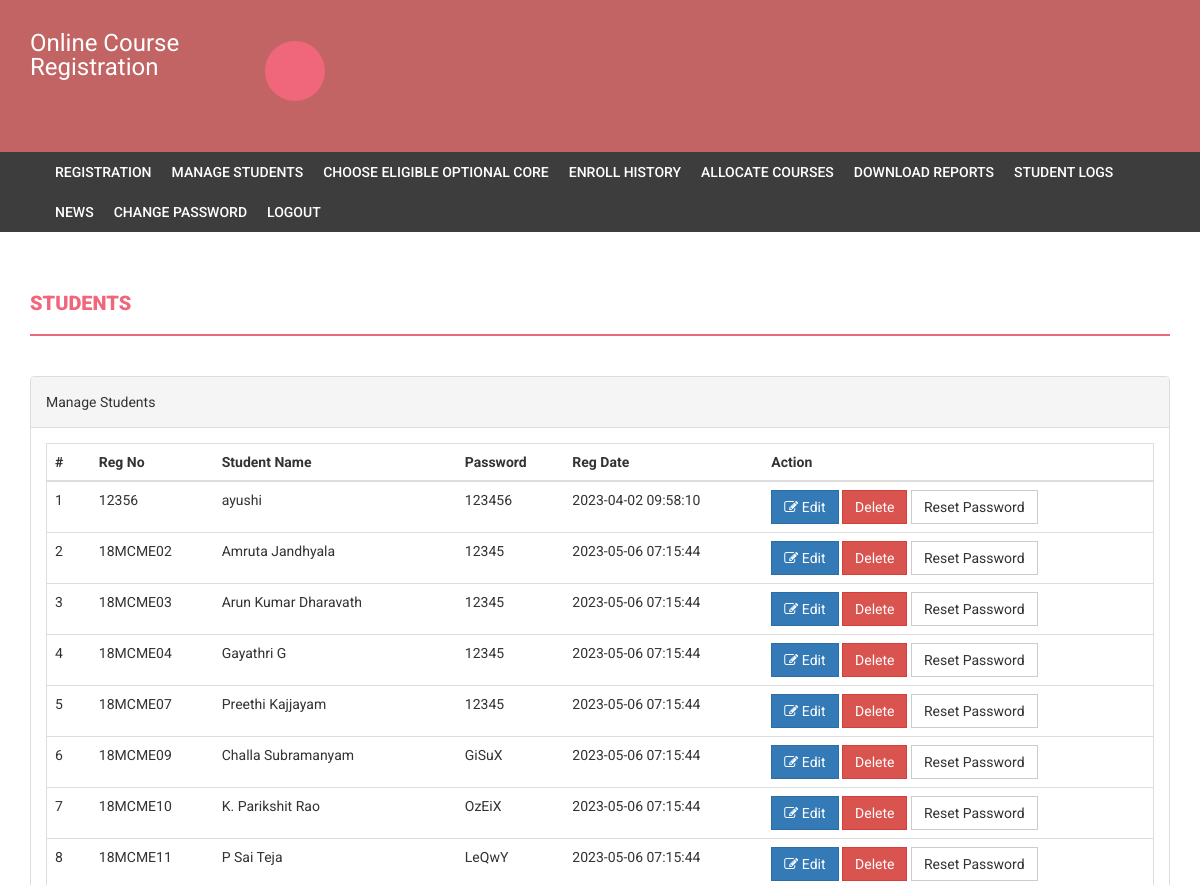
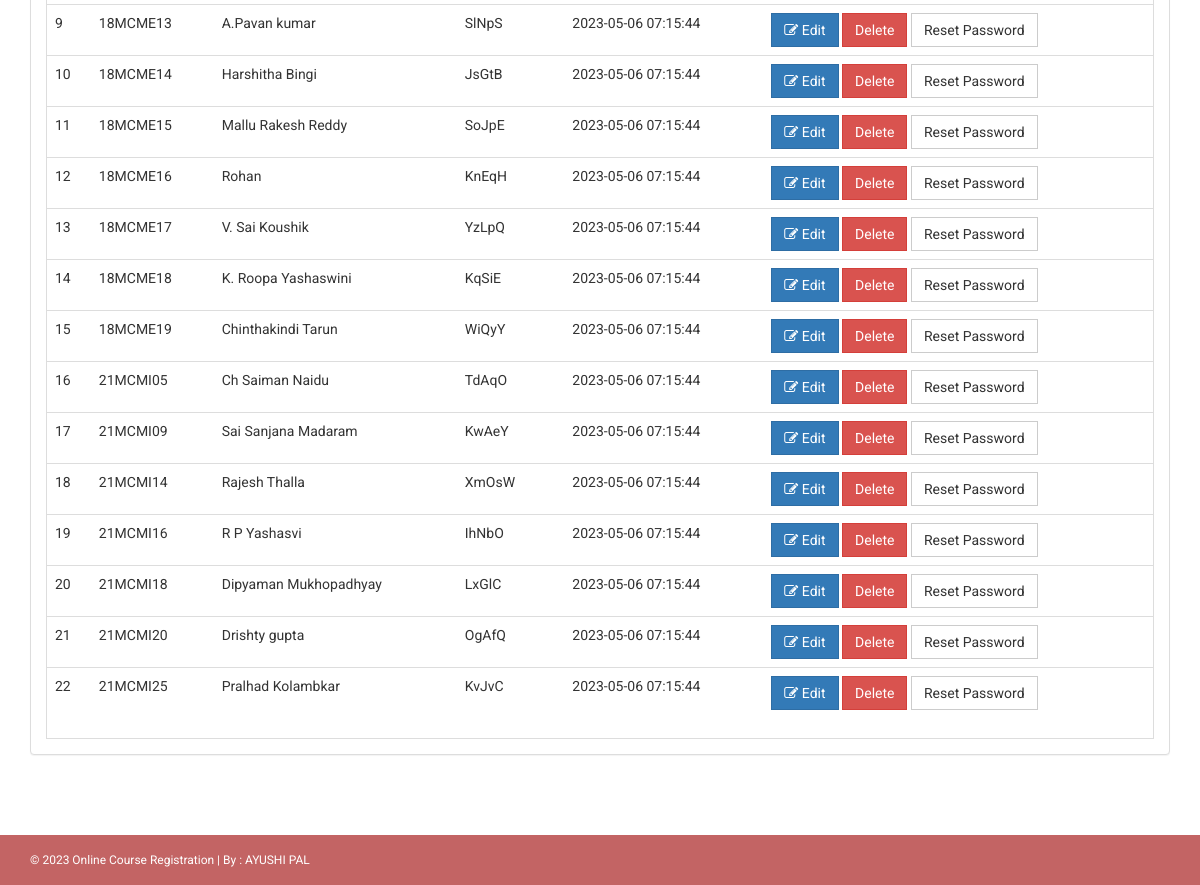
The app's page /onlinecourse/admin/manage-students.php (signed in) with its own data (2 pictures, top to bottom).
### tables this page shows
CREATE TABLE `students` (
  `studentRegno` varchar(255) NOT NULL,
  `stream_id` int(11) NOT NULL,
  `studentPhoto` varchar(255) DEFAULT NULL,
  `password` varchar(255) NOT NULL DEFAULT 'Test@123',
  `studentName` varchar(255) DEFAULT NULL,
  `pincode` varchar(255) DEFAULT NULL,
  `session` varchar(255) DEFAULT NULL,
  `department` varchar(255) DEFAULT NULL,
  `semester` varchar(255) DEFAULT NULL,
  `cgpa` decimal(10,2) DEFAULT NULL,
  `courses_allocated_id` int(11) NOT NULL COMMENT 'course codes',
  `enrolment_status_optional` tinyint(1) NOT NULL,
  `enrolment_status_elective` tinyint(1) NOT NULL,
  `optional_core_choice_1` varchar(255) DEFAULT NULL,
  `optional_core_choice_2` varchar(255) DEFAULT NULL,
  `optional_core_choice_3` varchar(255) DEFAULT NULL,
  `password_status` tinyint(1) NOT NULL DEFAULT 0,
  `creationdate` timestamp NULL DEFAULT current_timestamp(),
  `updationDate` varchar(255) DEFAULT NULL
);

### onlinecourse/admin/manage-students.php (the view, shortened to what this page needs)
<?php
if(strlen($_SESSION['alogin'])==0)
    {
header('location:index.php');
}
else{
?>
<!DOCTYPE html>
<html xmlns="http://www.w3.org/1999/xhtml">
<head>
    <link href="../assets/css/bootstrap.css" rel="stylesheet" />
    <link href="../assets/css/font-awesome.css" rel="stylesheet" />
    <link href="../assets/css/style.css" rel="stylesheet" />
</head>
<body>
<?php include('includes/header.php');?>
<?php if($_SESSION['alogin']!="")
{
 include('includes/menubar.php');
}
 ?>
    <div class="content-wrapper">
        <div class="container">
              <div class="row">
                    <div class="col-md-12">
                        <h1 class="page-head-line">Students </h1>
                    </div>
                </div>
                <div class="row" >
                <div class="col-md-12">
                    <div class="panel panel-default">
                        <div class="panel-heading">
                            Manage Students
                        </div>
                        <div class="panel-body">
                            <div class="table-responsive table-bordered">
                                <table class="table">
                                    <thead>
                                        <tr>
                                            <th>#</th>
                                            <th>Reg No </th>
                                            <th>Student Name </th>
                                            <th>Password</th>
                                             <th>Reg Date</th>
                                             <th>Action</th>
                                        </tr>
                                    </thead>
                                    <tbody>
<?php
$sql=mysqli_query($con,"select * from students");
$cnt=1;
while($row=mysqli_fetch_array($sql))
{
?>
                                        <tr>
                                            <td><?php echo $cnt;?></td>
                                            <td><?php echo htmlentities($row['studentRegno']);?></td>
                                            <td><?php echo htmlentities($row['studentName']);?></td>
                                            <td><?php echo htmlentities($row['password']);?></td>
                                            <td><?php echo htmlentities($row['creationdate']);?></td>
                                            <td>
                                            <a href="edit-student-profile.php?id=<?php echo $row['studentRegno']?>">
<button class="btn btn-primary"><i class="fa fa-edit "></i> Edit</button> </a>
<a href="manage-students.php?id=<?php echo $row['studentRegno']?>&del=delete" onClick="return confirm('Are you sure you want to delete?')">
                                            <button class="btn btn-danger">Delete</button>
</a>
<a href="manage-students.php?id=<?php echo $row['studentRegno']?>&pass=update" onClick="return confirm('Are you sure you want to reset password?')">
<button type="submit" name="submit" id="submit" class="btn btn-default">Reset Password</button>
</a>
                                            </td>
                                        </tr>
<?php
$cnt++;
} ?>
                                    </tbody>
                                </table>
                            </div>
                        </div>
                    </div>
                </div>
            </div>
        </div>
    </div>
  <?php include('includes/footer.php');?>
</body>
</html>
<?php } ?>

### onlinecourse/assets/css/style.css (style rules this page uses)
body { font-family: 'Roboto', sans-serif; line-height: 30px; }
.content-wrapper { margin-top: 40px; min-height: 600px; padding-bottom: 60px; }
.page-head-line { font-weight: 900; padding-bottom: 20px; border-bottom: 2px solid #F0677C; text-transform: uppercase; color: #F0677C; font-size: 20px; margin-bottom: 40px; }
.btn { border-radius: 0px; -webkit-border-radius: 0px; -moz-border-radius: 0px; }

### records on screen
students: studentRegno "12356", studentName "ayushi", password "123456", creationdate "2023-04-02 09:58:10"
students: studentRegno "18MCME02", studentName "Amruta Jandhyala", password "12345", creationdate "2023-05-06 07:15:44"
students: studentRegno "18MCME03", studentName "Arun Kumar Dharavath", password "12345", creationdate "2023-05-06 07:15:44"
students: studentRegno "18MCME04", studentName "Gayathri G", password "12345", creationdate "2023-05-06 07:15:44"
students: studentRegno "18MCME07", studentName "Preethi Kajjayam", password "12345", creationdate "2023-05-06 07:15:44"
students: studentRegno "18MCME09", studentName "Challa Subramanyam", password "GiSuX", creationdate "2023-05-06 07:15:44"
students: studentRegno "18MCME10", studentName "K. Parikshit Rao", password "OzEiX", creationdate "2023-05-06 07:15:44"
students: studentRegno "18MCME11", studentName "P Sai Teja", password "LeQwY", creationdate "2023-05-06 07:15:44"
students: studentRegno "18MCME13", studentName "A.Pavan kumar", password "SlNpS", creationdate "2023-05-06 07:15:44"
students: studentRegno "18MCME14", studentName "Harshitha Bingi", password "JsGtB", creationdate "2023-05-06 07:15:44"
students: studentRegno "18MCME15", studentName "Mallu Rakesh Reddy", password "SoJpE", creationdate "2023-05-06 07:15:44"
students: studentRegno "18MCME16", studentName "Rohan", password "KnEqH", creationdate "2023-05-06 07:15:44"
students: studentRegno "18MCME17", studentName "V. Sai Koushik", password "YzLpQ", creationdate "2023-05-06 07:15:44"
students: studentRegno "18MCME18", studentName "K. Roopa Yashaswini", password "KqSiE", creationdate "2023-05-06 07:15:44"
students: studentRegno "18MCME19", studentName "Chinthakindi Tarun", password "WiQyY", creationdate "2023-05-06 07:15:44"
students: studentRegno "21MCMI05", studentName "Ch Saiman Naidu", password "TdAqO", creationdate "2023-05-06 07:15:44"
students: studentRegno "21MCMI09", studentName "Sai Sanjana Madaram", password "KwAeY", creationdate "2023-05-06 07:15:44"
students: studentRegno "21MCMI14", studentName "Rajesh Thalla", password "XmOsW", creationdate "2023-05-06 07:15:44"
students: studentRegno "21MCMI16", studentName "R P Yashasvi", password "IhNbO", creationdate "2023-05-06 07:15:44"
students: studentRegno "21MCMI18", studentName "Dipyaman Mukhopadhyay", password "LxGlC", creationdate "2023-05-06 07:15:44"
students: studentRegno "21MCMI20", studentName "Drishty gupta", password "OgAfQ", creationdate "2023-05-06 07:15:44"
students: studentRegno "21MCMI25", studentName "Pralhad Kolambkar", password "KvJvC", creationdate "2023-05-06 07:15:44"
